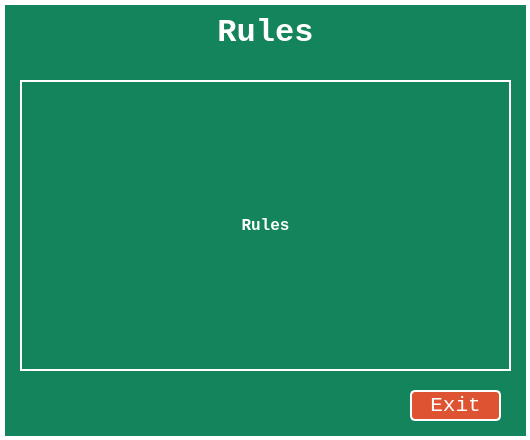
<?xml version="1.0" encoding="UTF-8"?>
<ui version="4.0">
 <class>rules</class>
 <widget class="QWidget" name="rules">
  <property name="geometry">
   <rect>
    <x>0</x>
    <y>0</y>
    <width>530</width>
    <height>440</height>
   </rect>
  </property>
  <property name="windowTitle">
   <string>VoltOrbFlip/Rules</string>
  </property>
  <property name="styleSheet">
   <string notr="true">background-color: #14845C;</string>
  </property>
  <widget class="QLabel" name="Titel">
   <property name="geometry">
    <rect>
     <x>0</x>
     <y>0</y>
     <width>531</width>
     <height>441</height>
    </rect>
   </property>
   <property name="font">
    <font>
     <family>Consolas</family>
     <pointsize>24</pointsize>
     <bold>true</bold>
    </font>
   </property>
   <property name="styleSheet">
    <string notr="true">color: white;
border: 5px solid #ffffff;</string>
   </property>
   <property name="text">
    <string>Rules</string>
   </property>
   <property name="alignment">
    <set>Qt::AlignmentFlag::AlignHCenter|Qt::AlignmentFlag::AlignTop</set>
   </property>
  </widget>
  <widget class="QPushButton" name="exitBtn">
   <property name="geometry">
    <rect>
     <x>410</x>
     <y>390</y>
     <width>91</width>
     <height>31</height>
    </rect>
   </property>
   <property name="font">
    <font>
     <family>Consolas</family>
     <pointsize>16</pointsize>
     <bold>false</bold>
    </font>
   </property>
   <property name="styleSheet">
    <string notr="true">QPushButton#exitBtn {
    border-radius: 5px;
    background-color: #de5331;
    color: white;
    border: 2px solid #ffffff;
}

QPushButton#exitBtn:hover {
    background-color: #e86241;
}</string>
   </property>
   <property name="text">
    <string>Exit</string>
   </property>
   <property name="iconSize">
    <size>
     <width>20</width>
     <height>20</height>
    </size>
   </property>
  </widget>
  <widget class="QLabel" name="label">
   <property name="geometry">
    <rect>
     <x>10</x>
     <y>10</y>
     <width>31</width>
     <height>31</height>
    </rect>
   </property>
   <property name="text">
    <string/>
   </property>
   <property name="pixmap">
    <pixmap resource="resources.qrc">:/images/images/Voltorb.png</pixmap>
   </property>
   <property name="scaledContents">
    <bool>true</bool>
   </property>
  </widget>
  <widget class="QLabel" name="label_2">
   <property name="geometry">
    <rect>
     <x>490</x>
     <y>10</y>
     <width>31</width>
     <height>31</height>
    </rect>
   </property>
   <property name="text">
    <string/>
   </property>
   <property name="pixmap">
    <pixmap resource="resources.qrc">:/images/images/Voltorb.png</pixmap>
   </property>
   <property name="scaledContents">
    <bool>true</bool>
   </property>
  </widget>
  <widget class="QLabel" name="label_3">
   <property name="geometry">
    <rect>
     <x>20</x>
     <y>80</y>
     <width>491</width>
     <height>291</height>
    </rect>
   </property>
   <property name="font">
    <font>
     <family>Consolas</family>
     <pointsize>12</pointsize>
     <bold>true</bold>
    </font>
   </property>
   <property name="styleSheet">
    <string notr="true">color: white;
border: 2px solid #ffffff;</string>
   </property>
   <property name="lineWidth">
    <number>-1</number>
   </property>
   <property name="midLineWidth">
    <number>0</number>
   </property>
   <property name="text">
    <string>Rules</string>
   </property>
   <property name="alignment">
    <set>Qt::AlignmentFlag::AlignCenter</set>
   </property>
  </widget>
 </widget>
 <resources>
  <include location="resources.qrc"/>
 </resources>
 <connections/>
</ui>
